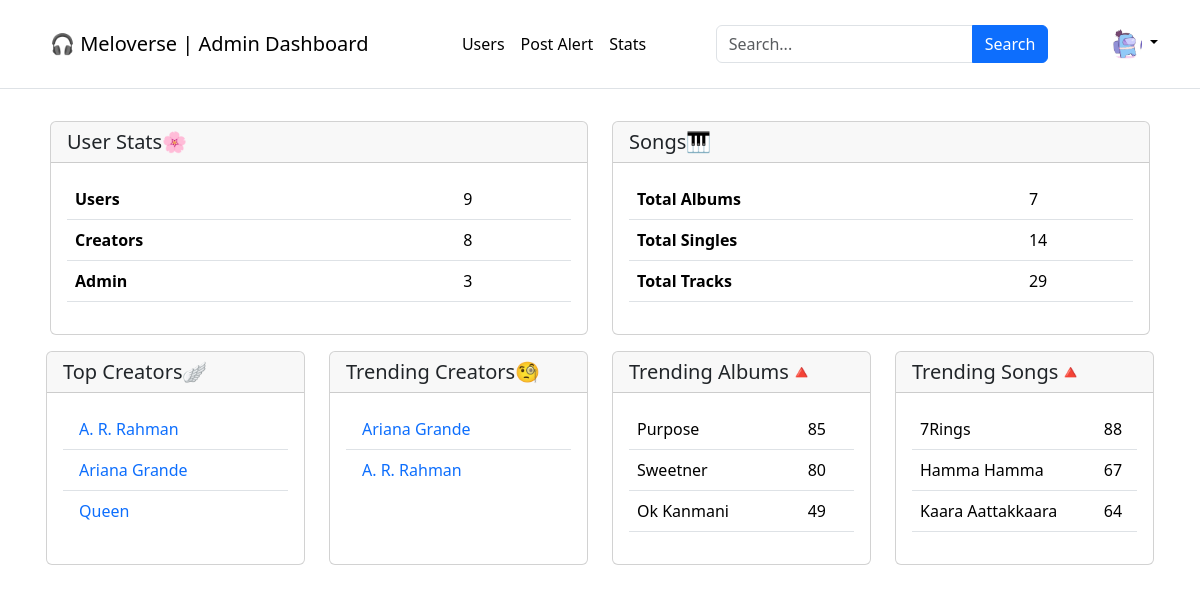
The app's page /admin/1/home (signed in), older data.
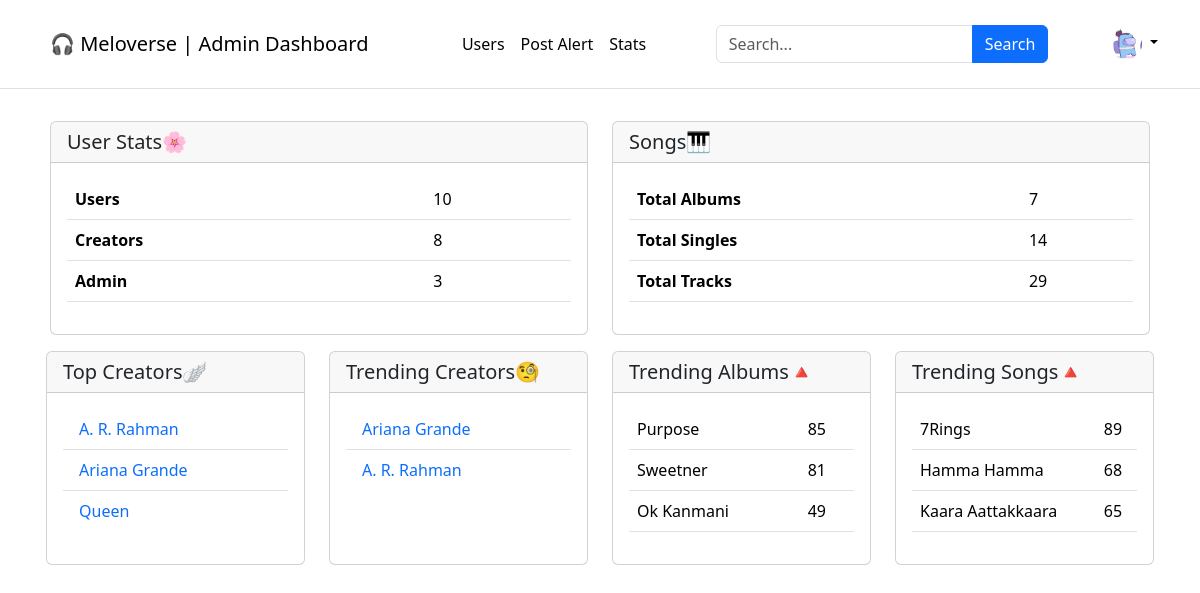
The same page, newer data.
### application/models.py (models this page shows)
class Album(db.Model):
    __tablename__ = "album"
    album_id = db.Column(db.Integer, autoincrement=True, primary_key=True)
    creator_id = db.Column(db.String, db.ForeignKey("creator.creator_id"))
    album_name = db.Column(db.String, nullable=False)
    release_year = db.Column(db.String)
    genre = db.Column(db.String)
    description = db.Column(db.String)
    no_of_tracks = db.Column(db.Integer, default=0)
    date_created = db.Column(db.Date)

class Tracks(db.Model):
    __tablename__ = "tracks"
    track_id = db.Column(db.Integer, primary_key=True, autoincrement=True)
    track_name = db.Column(db.String, nullable=False)
    artists = db.Column(db.String)
    creator_id = db.Column(db.String, db.ForeignKey("creator.creator_name"))
    track_file = db.Column(db.String, nullable=False)
    genre = db.Column(db.String)
    lyrics = db.Column(db.String)
    duration = db.Column(db.String)
    date_created = db.Column(db.Date)
    album_id = db.Column(db.Integer, default=0)
    likes = db.Column(db.Integer, default=0)
    dislikes = db.Column(db.Integer, default=0)
    plays = db.Column(db.Integer, default=0)

### application/app_controllers/admin.py (the view)
@admin.route("/admin/<user>/home", methods=["GET", "POST"])
@login_required
def admin_dashboard(user):
    user_count = Users.query.count()
    admin_count = Users.query.filter_by(role="admin").count()
    creator_count = Creator.query.count()
    album_count = Album.query.count()
    tracks_count = Tracks.query.count()
    singles_count = Tracks.query.filter_by(album_id="0").count()
    top_creators = Creator.query.order_by(desc(Creator.followers)).limit(3).all()
    lastest_record = usage_timeline.query.order_by(
        usage_timeline.timeline_id.desc()
    ).first()
    lastest_record_date = lastest_record.date_time
    trends_start_date = lastest_record_date - timedelta(days=7)
    song_trends = (
        db.session.query(usage_timeline.track_id, func.count().label("count"))
        .filter(usage_timeline.date_time >= trends_start_date)
        .group_by(usage_timeline.track_id)
        .order_by(func.count().desc())
        .limit(3)
        .all()
    )
    album_trends = (
        db.session.query(usage_timeline.album_id, func.count().label("count"))
        .filter(usage_timeline.date_time >= trends_start_date)
        .group_by(usage_timeline.album_id)
        .order_by(func.count().desc())
        .limit(4)
        .all()
    )
    trending_creators = dict()
    trending_songs = dict()
    trending_albums = dict()
    for track_id, count in song_trends:
        track_info = (
            db.session.query(Tracks, Creator)
            .filter(Tracks.track_id == track_id)
            .join(Creator, Creator.creator_id == Tracks.creator_id)
            .first()
        )
        trending_creators[
            track_info.Creator.creator_name
        ] = track_info.Creator.creator_id
        trending_songs[track_info.Tracks.track_name] = count
    for album_id, count in album_trends:
        if album_id != 0:
            album_info = db.session.query(Album).filter_by(album_id=album_id).first()
            trending_albums[album_info.album_name] = count
    return render_template(
        "admin/admin_dashboard.html",
        user_count=user_count,
        admin_count=admin_count,
        creator_count=creator_count,
        album_count=album_count,
        tracks_count=tracks_count,
        singles_count=singles_count,
        top_creators=top_creators,
        trending_creators=trending_creators,
        trending_albums=trending_albums,
        trending_songs=trending_songs,
    )

### application/app_controllers/auth.py (called while the page is built)
@login_manager.user_loader
def loader_user(user_id):
    return Users.query.get(user_id)

### templates/admin/admin_dashboard.html (shortened to what the changed rows need)
{% extends './base.html' %}
{% block head %}
<link rel="stylesheet" href="{{ url_for('static', filename='styles/headerfooter.css') }}">
{% endblock %}
{% block body %}
<main class="flex-shrink-0">
  <div class="container">
    <section class="mx-2 my-3">
      <div class="row row-cols-2">
        <div class="col">
          <div class="card h-100">
            <div class="card-body">
              <table class="table table-hover">
                <tr>
                  <th scope="col">Users</th>
                  <td scope="col">{{ user_count }}</td>
                </tr>
                <tr>
                  <th scope="col">Creators</th>
                </tr>
                <tr>
                  <th scope="col">Admin</th>
                </tr>
              </table>
            </div>
          </div>
        </div>
        <div class="col">
          <div class="card h-100">
            <div class="card-body">
              <table class="table table-hover">
                <tr>
                  <th>Total Albums</th>
                </tr>
                <tr>
                  <th>Total Singles</th>
                </tr>
                <tr>
                  <th>Total Tracks</th>
                </tr>
              </table>
            </div>
          </div>
        </div>
      </div>
    </section>
    <section class="mx-1 my-2">
      <div class="row row-cols-4">
        <div class="col">
          <div class="card h-100">
            <div class="card-body">
              {% if trending_albums %}
              <table class="table table-hover">
                <tbody>
                  {% for album, count in trending_albums.items() %}
                  <tr>
                    <td>{{ album }}</td>
                    <td>{{ count }}</td>
                  </tr>
                  {% endfor %}
                </tbody>
              </table>
              {% endif %}
            </div>
          </div>
        </div>
        <div class="col">
          <div class="card h-100">
            <div class="card-body">
              {% if trending_songs %}
              <table class="table table-hover">
                <tbody>
                  {% for song, count in trending_songs.items() %}
                  <tr>
                    <td>{{ song }}</td>
                    <td>{{ count }}</td>
                  </tr>
                  {% endfor %}
                </tbody>
              </table>
              {% endif %}
            </div>
          </div>
        </div>
      </div>
    </section>
  </div>
</main>
{% endblock %}
{% block footer %}
<br>
{% endblock %}

Row changes from the older to the newer data that the page shows:
computed for Album "Sweetner": count "80" → "81"
changed Tracks "7Rings": plays "88" → "89"
changed Tracks "Hamma Hamma": plays "67" → "68"
changed Tracks "Kaara Aattakkaara": plays "64" → "65"
Text that changed along with them:
{{ user_count }}: "9" → "10"
